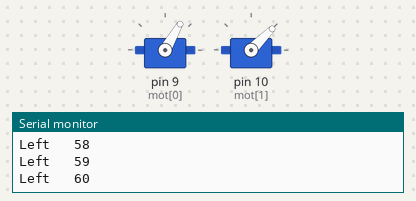
Recording of a sketch running on a simulated Arduino Uno, built with avr-gcc and run on an emulated ATmega328P. On the bench: 2 × servo, the last lines printed to the serial monitor.

Above: at 2.55 s.
At 13.58 s:
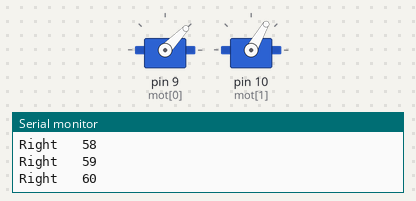
At 23.0 s:
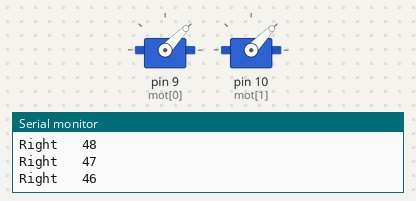
At 39.85 s:
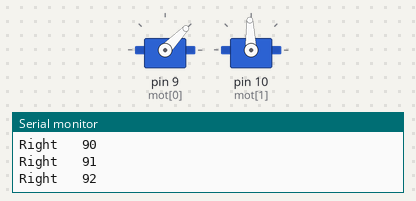
Timing chart, 0 to 40.0 s (numbered marks = the images above):
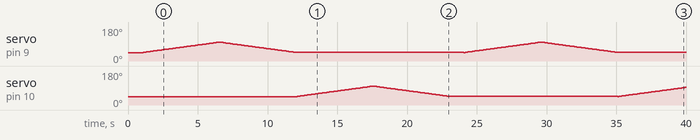

The sketch:

rotor_testing.ino
```cpp
#include <Servo.h>
const int mot[] = {9,10}; // Initializing motor pins
const int mot_L = 0;      // mot[mot_L] is to control left motor.
const int mot_R = 1;      // similarly for right motor

Servo left;               // Creating 2 servos left and right
Servo right;
const double servoMin = 45.0;  // servo PWM min value
const double servoMax = 100.0; // servo PWM max value

void setup() {
  // put your setup code here, to run once:
  Serial.begin(115200);
  Serial.println("Bot is ready to fly!!");
  pinMode(mot[mot_L],OUTPUT);
  pinMode(mot[mot_R],OUTPUT);
  left.attach(mot[mot_L]);
  right.attach(mot[mot_R]);
  left.write(45);
  right.write(45);
  delay(1000);
}

void loop() {
  // put your main code here, to run repeatedly:
  for (int i = servoMin; i<servoMax;i++){
    left.write(i);
    Serial.print("Left   ");
    Serial.println(i);
    delay(100);
  }
  for (int i = servoMax; i>servoMin;i--){
    left.write(i);
    Serial.print("Left   ");
    Serial.println(i);
    delay(100);
  }
  for (int i = servoMin; i<servoMax;i++){
    right.write(i);
    Serial.print("Right   ");
    Serial.println(i);
    delay(100);
  }
  for (int i = servoMax; i>servoMin;i--){
    right.write(i);
    Serial.print("Right   ");
    Serial.println(i);
    delay(100);
  }
  delay(1000);
}
```

Measured:
- by itself, servo on pin 10 (mot[1]): 45° → 46° at 12.1 s, → 47° 0.10 s later, → 48° 0.10 s later, → 49° 0.10 s later, … (158 changes in this stretch)
